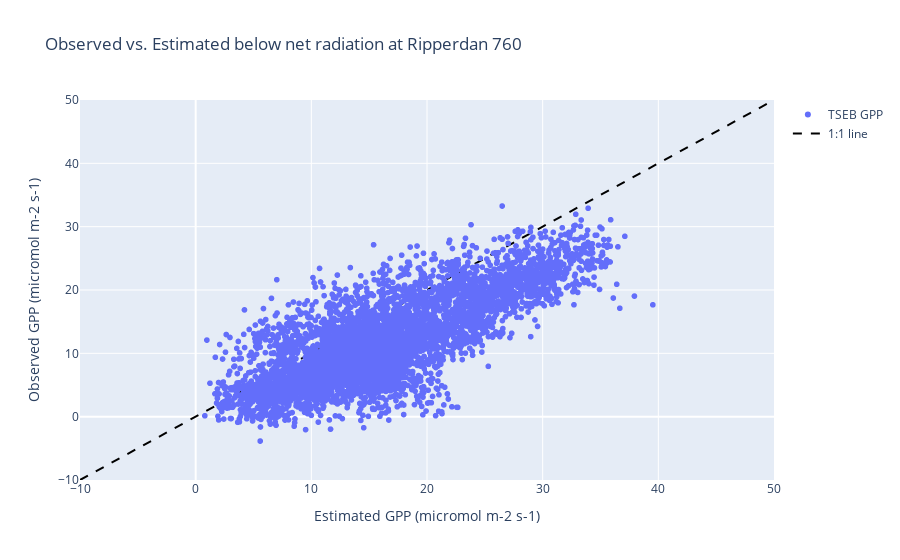

Here is the notebook cell this chart was saved with:
### Code cell
from model_evaluation import double_collocation as dc

gpp_filename = ec_dir / f"GPPFLX_US-{w_site.value}_FLUXNET2015_SUBSET_HR.csv"

# Read the ONEFLux table
gpp_insitu = pd.read_csv(gpp_filename, sep=",", na_values=-9999)
gpp_insitu["TIMESTAMP_START"] = pd.to_datetime(gpp_insitu["TIMESTAMP_START"], format="%Y%m%d%H%M")
gpp_insitu["TIMESTAMP_END"] = pd.to_datetime(gpp_insitu["TIMESTAMP_END"], format="%Y%m%d%H%M")
gpp_insitu["TIMESTAMP"] = gpp_insitu[['TIMESTAMP_START', 'TIMESTAMP_END']].mean(axis=1)
gpp_insitu = gpp_insitu[["TIMESTAMP", w_gpp.value]] 

# Before merging add the estimated GPP to the pandas dataframe
ec["GPP_TSEB"] = gpp
# Merge both dataframes by date
ec_new = ec.merge(gpp_insitu, on="TIMESTAMP")

daytime = ec_new["SW_IN"] > 100

fig = go.Figure()
fig.add_trace(go.Scattergl(x=ec_new.loc[daytime, "GPP_TSEB"], y=ec_new.loc[daytime, w_gpp.value], mode="markers", name="TSEB GPP"))
fig.add_trace(go.Scatter(x=[-10, 50], y=[-10, 50], mode="lines", name="1:1 line", line={"color": "black", "dash": "dash"}))
fig.update_layout(title_text=f"Observed vs. Estimated below net radiation at {w_site.label}",
                  yaxis_range=[-10, 50], xaxis_range=[-10, 50],
                  xaxis_title="Estimated GPP (micromol m-2 s-1)", yaxis_title="Observed GPP (micromol m-2 s-1)")

### Figure 1 — Plotly figure (JSON) as saved in the notebook; plotly's stock layout.template omitted (floating-point values rounded to 4 significant figures; data arrays with more than 128 entries replaced by an {"elided": "..."} marker saying what was removed)
{"data": [{"mode": "markers", "name": "TSEB GPP", "type": "scattergl", "x": {"elided": "9840 float values"}, "y": {"elided": "9840 float values"}}, {"line": {"color": "black", "dash": "dash"}, "mode": "lines", "name": "1:1 line", "type": "scatter", "x": [-10, 50], "y": [-10, 50]}], "layout": {"title": {"text": "Observed vs. Estimated below net radiation at Ripperdan 760"}, "xaxis": {"range": [-10, 50], "title": {"text": "Estimated GPP (micromol m-2 s-1)"}}, "yaxis": {"range": [-10, 50], "title": {"text": "Observed GPP (micromol m-2 s-1)"}}}}
